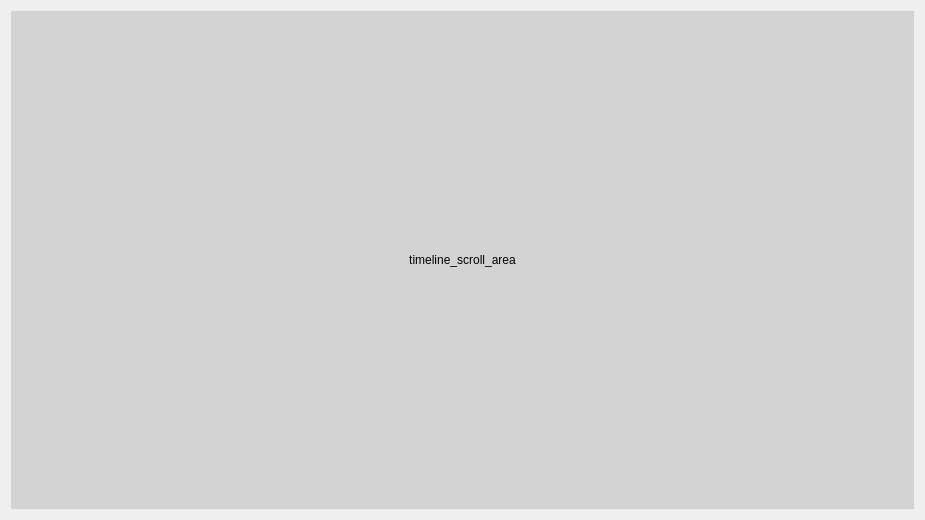
<?xml version="1.0" encoding="UTF-8"?>
<ui version="4.0">
 <class>timelineWidget</class>
 <widget class="QWidget" name="timelineWidget">
  <property name="geometry">
   <rect>
    <x>0</x>
    <y>0</y>
    <width>925</width>
    <height>520</height>
   </rect>
  </property>
  <property name="sizePolicy">
   <sizepolicy hsizetype="Expanding" vsizetype="Expanding">
    <horstretch>0</horstretch>
    <verstretch>0</verstretch>
   </sizepolicy>
  </property>
  <property name="windowTitle">
   <string>Form</string>
  </property>
  <layout class="QVBoxLayout" name="verticalLayout">
   <item>
    <widget class="QWidget" name="timeline_scroll_area" native="true">
     <property name="sizePolicy">
      <sizepolicy hsizetype="Expanding" vsizetype="Expanding">
       <horstretch>0</horstretch>
       <verstretch>0</verstretch>
      </sizepolicy>
     </property>
     <property name="maximumSize">
      <size>
       <width>907</width>
       <height>16777215</height>
      </size>
     </property>
     <property name="styleSheet">
      <string notr="true">background-color: lightgray</string>
     </property>
     <layout class="QVBoxLayout" name="verticalLayout_2">
      <property name="spacing">
       <number>5</number>
      </property>
      <property name="leftMargin">
       <number>0</number>
      </property>
      <property name="topMargin">
       <number>0</number>
      </property>
      <property name="rightMargin">
       <number>0</number>
      </property>
      <property name="bottomMargin">
       <number>0</number>
      </property>
      <item>
       <widget class="QLabel" name="timeline_scroll_area_namelabel">
        <property name="text">
         <string>timeline_scroll_area</string>
        </property>
        <property name="alignment">
         <set>Qt::AlignCenter</set>
        </property>
       </widget>
      </item>
     </layout>
    </widget>
   </item>
  </layout>
 </widget>
 <resources/>
 <connections/>
</ui>
